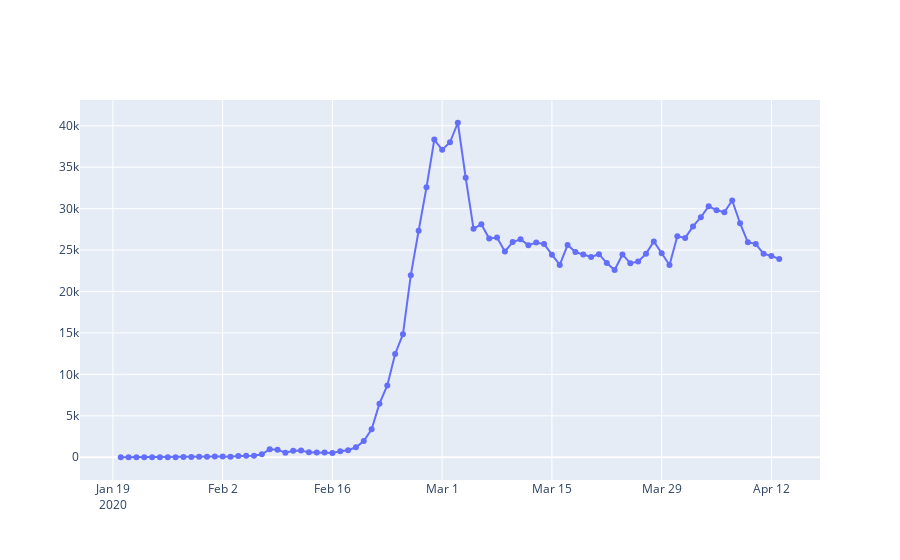

The code cell stored with this chart in its notebook:
### Code cell
fig = make_subplots(rows=1, cols=1, shared_xaxes=True)
fig.add_trace(go.Scatter(x=time['date'],y= time['test']-time['negative'],
             mode='lines+markers', name='confirmed'))
fig.show()

"""
우한 바이러스 첫등장 11월14일 from 예언 ㅋㅋㅋ
우한지역 첫 확진자 발생 12월1일
국내 첫 확진자 1월 21일
대구 신천지 첫 확진자 2월17일 (31번)
"""
